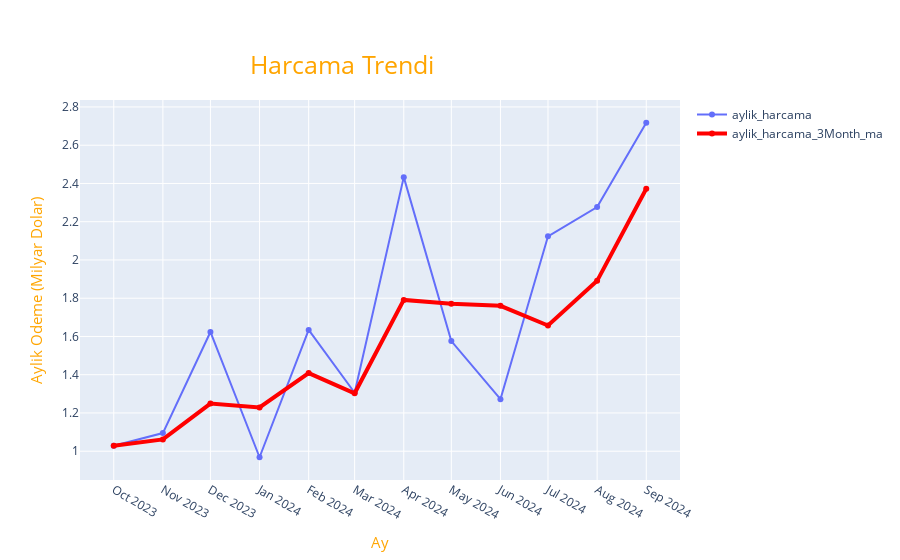

The cell this chart's notebook holds for it:
### Code cell
from turtle import title


fig2 = go.Figure()

fig2.add_trace(go.Scatter(
    x=analiz2['donem'],
    y=analiz2['aylik_harcama (MilyarDolar)'],
    name='aylik_harcama'
))

fig2.add_trace(go.Scatter(
    x=analiz2['donem'],
    y=analiz2['three_month_ma_milyardolar'],
    name='aylik_harcama_3Month_ma',
    line=dict(color='red', width=4)
))

fig2.update_layout(
    title=dict(
        text='Harcama Trendi',
        x=0.38,
        y=0.9,
        font=dict(color='orange', size=25))
)

fig2.update_xaxes(
    title_text = 'Ay',
    title_font=dict(color='orange', size=15),
    dtick='M1'
)

fig2.update_yaxes(
    title_text='Aylik Odeme (Milyar Dolar)',
    title_font=dict(color='orange', size=15)
)

fig2.show()

### Figure 1 — Plotly figure (JSON) as saved in the notebook; plotly's stock layout.template omitted (floating-point values rounded to 4 significant figures)
{"data": [{"name": "aylik_harcama", "type": "scatter", "x": ["2023-10-01T00:00:00.000000000", "2023-11-01T00:00:00.000000000", "2023-12-01T00:00:00.000000000", "2024-01-01T00:00:00.000000000", "2024-02-01T00:00:00.000000000", "2024-03-01T00:00:00.000000000", "2024-04-01T00:00:00.000000000", "2024-05-01T00:00:00.000000000", "2024-06-01T00:00:00.000000000", "2024-07-01T00:00:00.000000000", "2024-08-01T00:00:00.000000000", "2024-09-01T00:00:00.000000000"], "y": [1.028, 1.095, 1.623, 0.9684, 1.634, 1.306, 2.433, 1.576, 1.272, 2.124, 2.277, 2.717]}, {"line": {"color": "red", "width": 4}, "name": "aylik_harcama_3Month_ma", "type": "scatter", "x": ["2023-10-01T00:00:00.000000000", "2023-11-01T00:00:00.000000000", "2023-12-01T00:00:00.000000000", "2024-01-01T00:00:00.000000000", "2024-02-01T00:00:00.000000000", "2024-03-01T00:00:00.000000000", "2024-04-01T00:00:00.000000000", "2024-05-01T00:00:00.000000000", "2024-06-01T00:00:00.000000000", "2024-07-01T00:00:00.000000000", "2024-08-01T00:00:00.000000000", "2024-09-01T00:00:00.000000000"], "y": [1.028, 1.062, 1.249, 1.229, 1.409, 1.303, 1.791, 1.772, 1.76, 1.657, 1.891, 2.373]}], "layout": {"title": {"font": {"color": "orange", "size": 25}, "text": "Harcama Trendi", "x": 0.38, "y": 0.9}, "xaxis": {"dtick": "M1", "title": {"font": {"color": "orange", "size": 15}, "text": "Ay"}}, "yaxis": {"title": {"font": {"color": "orange", "size": 15}, "text": "Aylik Odeme (Milyar Dolar)"}}}}
